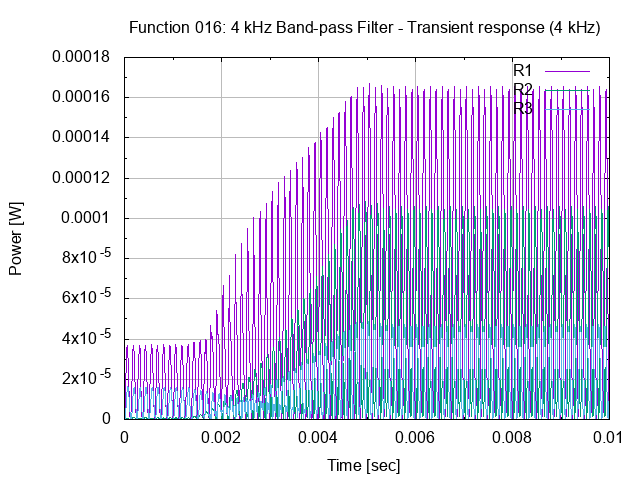

Generate this figure with gnuplot:
# set terminal
set term png

# set graph
set output "26.016.00.03.01.png"
set title "Function 016: 4 kHz Band-pass Filter - Transient response (4 kHz)"

# setup Y-axis
set grid ytics lt 1 lw 1 lc rgb "#bbbbbb"
set mytics
set ylabel "Power [W]"

# setup X-axis
set grid xtics lt 1 lw 1 lc rgb "#bbbbbb"
set mxtics
set xrange [0:0.01]
set xlabel "Time [sec]"

# setup plot style
set style data lines
plot '26.016.00.03.01.dat' using 1:2 title "R1", \
     '26.016.00.03.01.dat' using 1:3 title "R2", \
     '26.016.00.03.01.dat' using 1:4 title "R3"

# set output back to default
set output

# reset terminal type
set terminal pop

